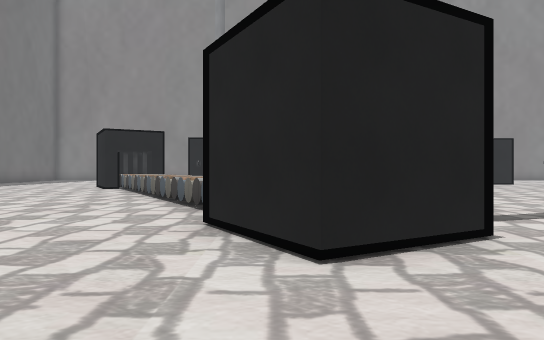
view 1 (above)

24 first-person views from a walk through a 3-D level made in the Godot game engine. The camera is 1.2 m above the floor, looks level and sees 70° across. The floor is counted in squares, 1.8 m on a side. Each view is taken from the middle of a square. On the plan, view 1 faces up. The plan holds only what a view shows up to about 11 squares ahead; the rest is blank. The place goes on beyond the plan. Flat picture figures and markers are not drawn. Some surface patterns are stand-ins.

view 2
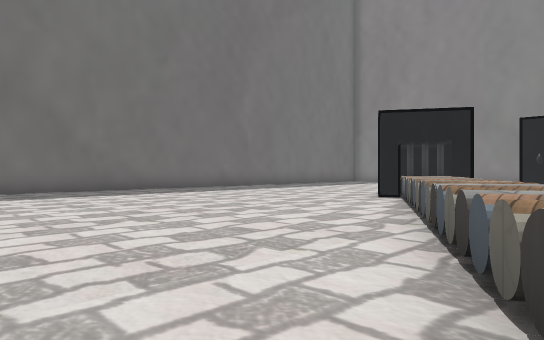

view 3
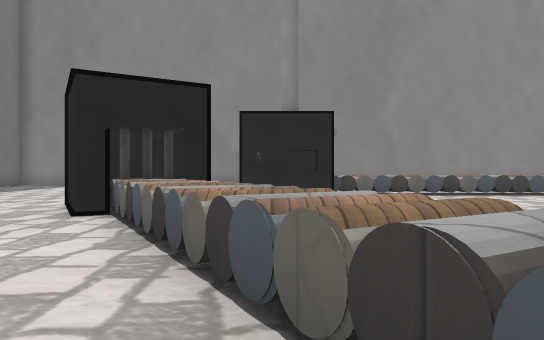

view 4
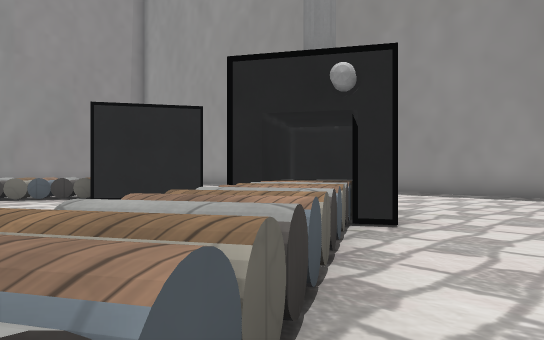

view 5
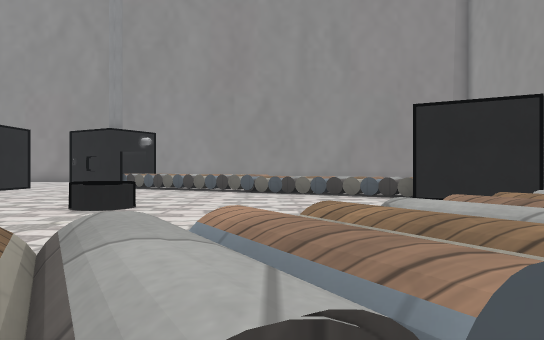

view 6
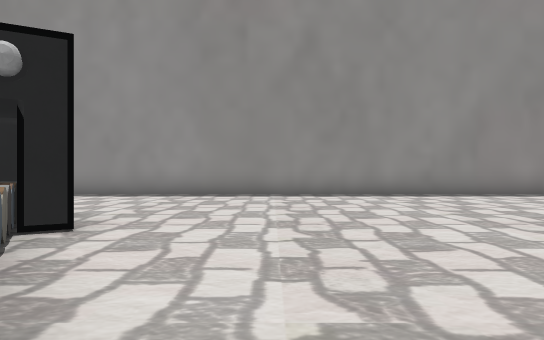

view 7
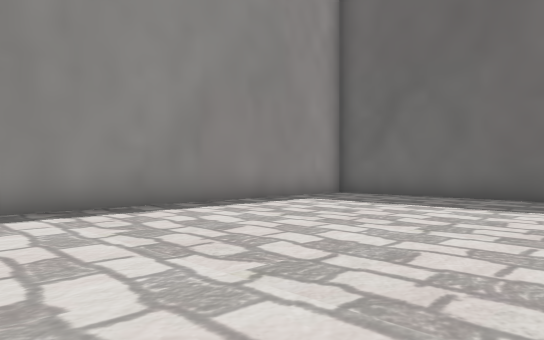

view 8
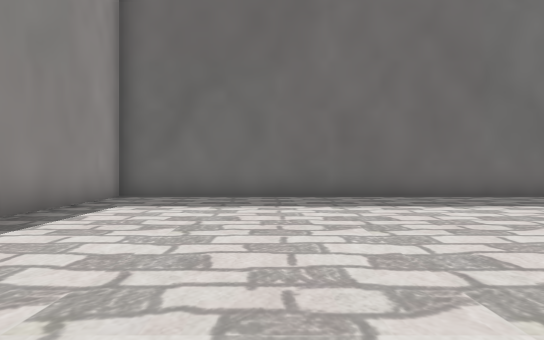

view 9
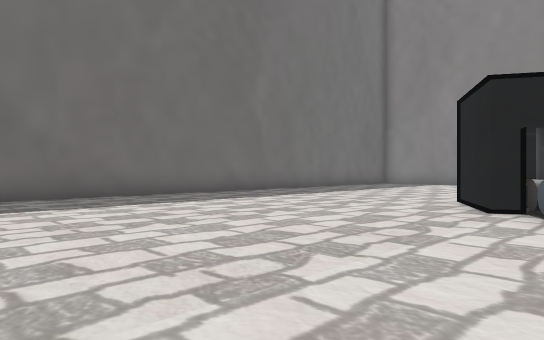

view 10
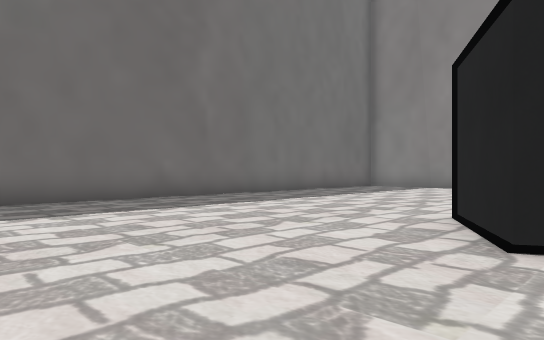

view 11
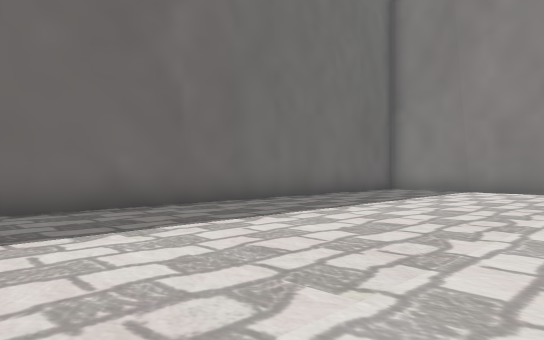

view 12
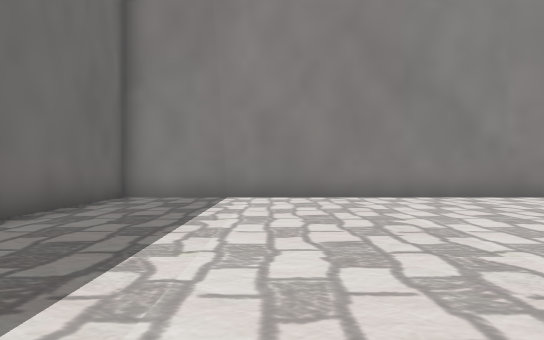

view 13
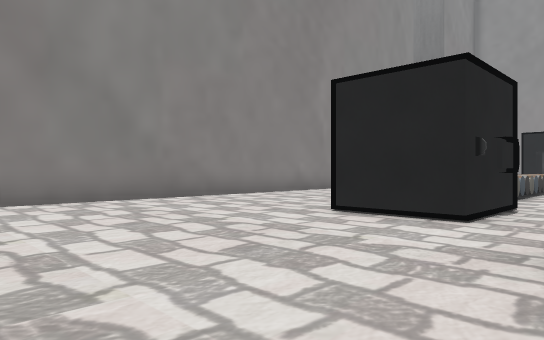

view 14
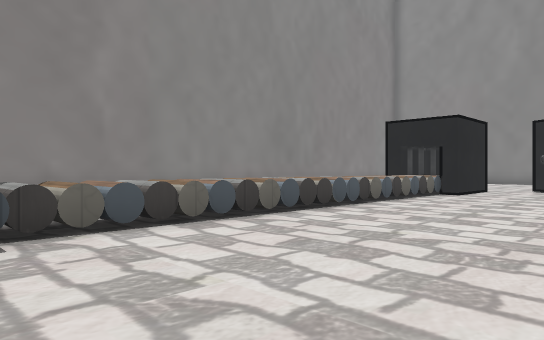

view 15
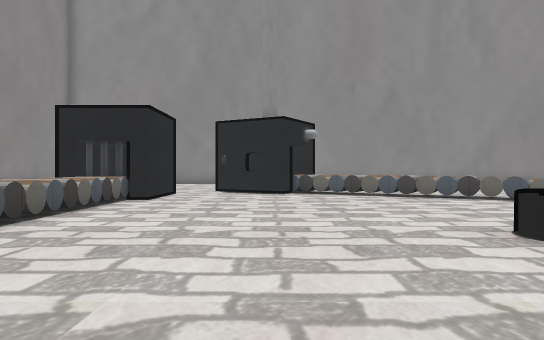

view 16
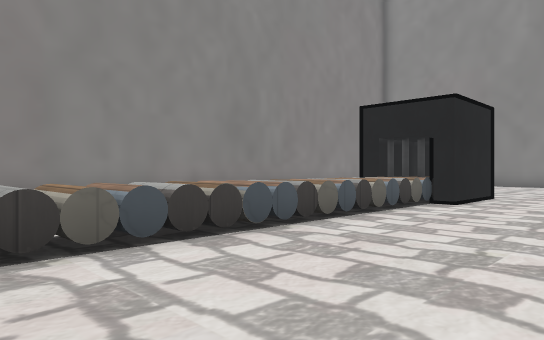

view 17
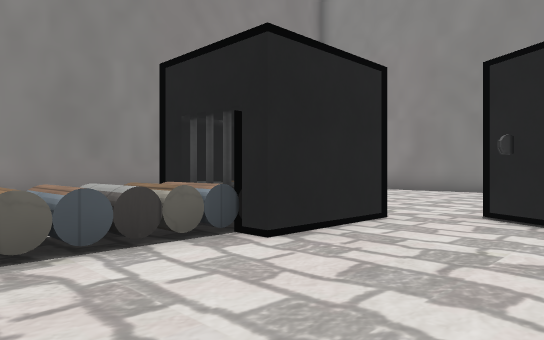

view 18
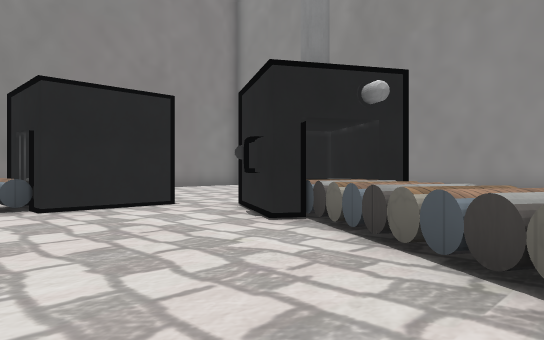

view 19
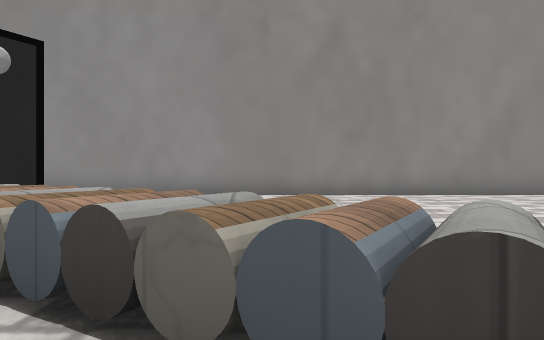

view 20
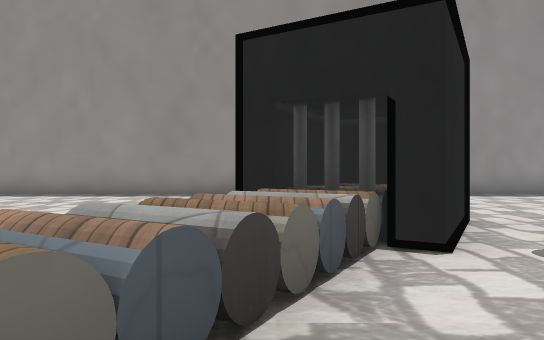

view 21
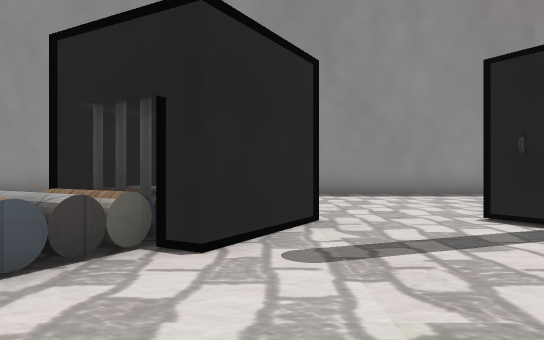

view 22
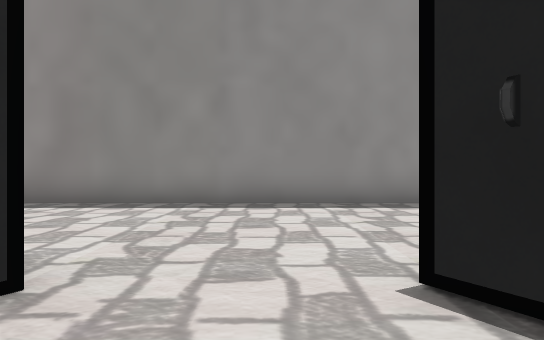

view 23
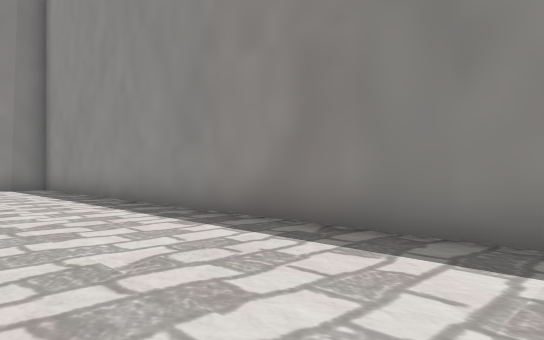

view 24
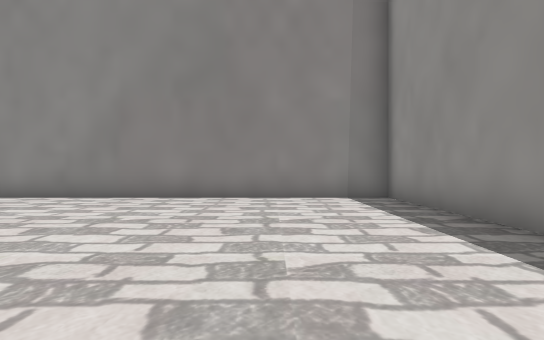

### Floor plan
Key: @ floor where view 1 was taken; # wall or solid block; . floor; ^ raised ledge; L lever; P pipe; B bin.
Columns run from 14 left of view 1 to 19 right of it. Each row starts with its distance up from view 1.
 25 ##########################
 24 #............
 23 #.............
 22 #.............
 21 #............
 20 #...........              .. ..
 19 #..........##^^^^^^^^^^^B ......
 18 #..........L#..........BBB......
 17 #............................    #
 16 #......###  ..............L#     #
 15 #.......##   ............#^#     #
 14 #.......#^. . ...........^^      #
 13 #........^^     .........^.      #
 12 #.........^^   ...P.....^^       #
 11 #..........^.  ........^^.     ..#
 10 #..........^^  ........^..   ....#
  9 #...........^.   .....^^..  .....#
  8 #...........^^    ....^     .....#
  7 #............^.  ....^^     .....#
  6 #............^^  ...^^.      ....#
  5 #.............##...#^#      .....#
  4 #.............##L..#^#     ......#
  3 #..............#....#    ........#
  2 #.....................   ........#
  1 #................................#
  0 #.............@..................#
 -1 #................................#
 -2 ##################################

Where each view was taken, in squares from view 1:
view 1: 0 up, 0 right, facing up
view 2: 5 up, 1 left, facing up-left
view 3: 8 up, 3 left, facing up
view 4: 9 up, 3 left, facing down-right
view 5: 9 up, 3 left, facing right
view 6: 9 up, 3 left, facing down
view 7: 5 up, 4 left, facing down-left
view 8: 2 up, 4 left, facing left
view 9: 7 up, 4 left, facing up-left
view 10: 10 up, 5 left, facing up-left
view 11: 12 up, 7 left, facing up-left
view 12: 15 up, 10 left, facing up
view 13: 16 up, 9 left, facing up-right
view 14: 14 up, 2 left, facing up-right
view 15: 15 up, 0 right, facing right
view 16: 15 up, 1 right, facing up-right
view 17: 15 up, 6 right, facing up-right
view 18: 11 up, 7 right, facing up-right
view 19: 11 up, 8 right, facing right
view 20: 9 up, 7 right, facing down
view 21: 9 up, 5 right, facing down
view 22: 6 up, 3 right, facing down
view 23: 2 up, 4 right, facing down-right
view 24: 1 up, 9 right, facing right
